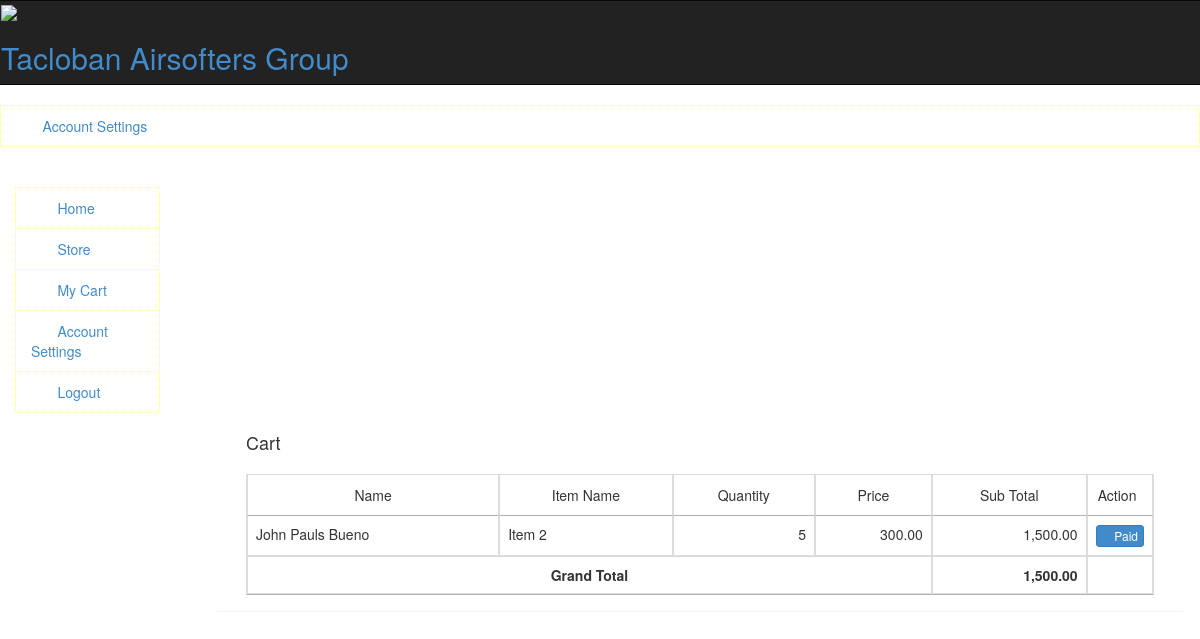
The app's page /index.php/admin/viewOrders with its own data.
### tables this page shows
CREATE TABLE `cart` (
  `id` int(11) NOT NULL,
  `product` int(11) NOT NULL,
  `quantity` int(11) NOT NULL,
  `cid` int(11) NOT NULL,
  `price` decimal(11,2) NOT NULL,
  `status` int(11) NOT NULL
);

CREATE TABLE `contacts` (
  `id` int(11) NOT NULL,
  `first_name` varchar(255) NOT NULL,
  `last_name` varchar(255) NOT NULL,
  `dob` date NOT NULL,
  `pob` varchar(255) NOT NULL,
  `work` varchar(255) NOT NULL,
  `location` varchar(255) NOT NULL,
  `contact` varchar(255) NOT NULL,
  `email` varchar(255) NOT NULL,
  `gender` varchar(255) NOT NULL,
  `image` text NOT NULL
);

CREATE TABLE `products` (
  `id` int(11) NOT NULL,
  `item_name` varchar(255) NOT NULL,
  `quantity` int(11) NOT NULL,
  `serial` varchar(255) NOT NULL,
  `price` double(11,2) NOT NULL,
  `image` text NOT NULL,
  `short_description` text NOT NULL
);

### application/controllers/Admin.php (called while the page is built, shortened)
<?php
class Admin extends CI_Controller
{
    public function viewOrders()
    {
        $this->load->model('home');
        $this->load->view('templates/header');
        $this->load->view('templates/nav');
        $this->load->view('templates/admin_nav');
        $this->load->view('pages/admin/view_orders');
        $this->load->view('templates/footer');
    }
}

### index.php (called while the page is built, shortened)
<?php
require_once BASEPATH.'core/CodeIgniter.php';

### application/models/home.php (called while the page is built, shortened)
<?php
Class Home extends CI_Model
{
    public function viewOrders() {
        return $this->db->query("SELECT a.id cart_id, b.*, a.quantity q, a.price p, c.first_name, c.last_name FROM `cart` a, `products` b, contacts c WHERE a.product = b.id AND a.status = 0 AND c.id = a.cid")->result_array();
    }
}

### application/views/pages/admin/view_orders.php (the view, shortened to what this page needs)
<?php
$product_record = $this->home->viewOrders();
$total = 0;
?>
<div class="col-md-2">
</div>
<div class="col-md-10 body-container">
    <div class="panel p-body">
        <div class="panel-heading search">
            <div class="col-md-6">
                <h4>Cart</h4>
            </div>
        </div>
        <div class="panel-body">
            <div class="col-md-12">
            </div>
            <?php if (count($product_record) != 0) { ?>
                <div class="col-md-12" style="margin-top: 10px;">
                    <table class="table table-bordered display example_data" cellspacing="0" width="100%">
                        <thead>
                        <tr>
                            <td style="text-align: center">Name</td>
                            <td style="text-align: center">Item Name</td>
                            <td style="text-align: center">Quantity</td>
                            <td style="text-align: center">Price</td>
                            <td style="text-align: center">Sub Total</td>
                            <td style="width: 30px">Action</td>
                        </tr>
                        </thead>
                        <tbody>
                        <?php foreach ($product_record as $val) { ?>
                            <tr>
                                <td>
                                    <?= $val['first_name'] . ' ' . $val['last_name'] ?>
                                </td>
                                <td><?= $val['item_name'] ?></td>
                                <td style="text-align: right"><?= $val['q'] ?></td>
                                <td style="text-align: right"><?= $val['p'] ?></td>
                                <td style="text-align: right"><?= number_format($val['q'] * $val['p'], 2, '.', ',') ?></td>
                                <td><a href="/paid_item/<?= $val['cart_id'] ?>" class="btn btn-primary btn-xs"
                                       onclick="return confirm('Are you sure this item is already paid ?')"><span
                                            class="glyphicon glyphicon-thumbs-up"></span> Paid</a></td>
                            </tr>
                            <?php
                            $subtotal = $val['q'] * $val['p'];
                            $total += $subtotal;
                        } ?>
                        <tr>
                            <th colspan="4" style="text-align: center">Grand Total</th>
                            <th style="text-align: right"><span
                                    id="total"><?= number_format($total, 2, '.', ',') ?></span>
                            </th>
                            <th></th>
                        </tr>
                        </tbody>
                    </table>
                </div>
            <?php } ?>
        </div>
    </div>
</div>

### records on screen
cart: contacts.first_name "John Pauls", contacts.last_name "Bueno", products.item_name "Item 2", quantity "5", price "300.00", $val['q'] * $val['p'] "1,500.00"

### other values on screen
$total "1,500.00"
